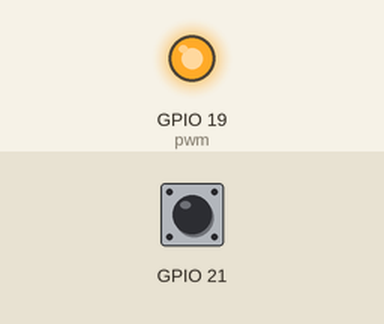
Recording of a program running on a simulated Raspberry Pi (BCM pin numbers). On the bench: output pins drawn as LEDs (lit = HIGH). The test bench sets the inputs (shaded band); at power-on: GPIO 21 HIGH.

Above: at 0.01 s.
At 1.5 s:
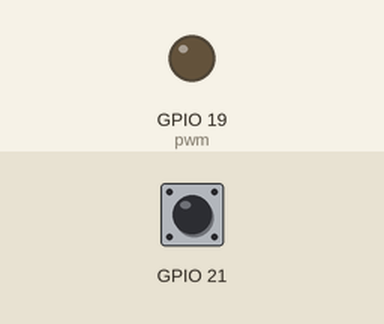
Timing chart, 0 to 3.0 s (numbered marks = the images above):
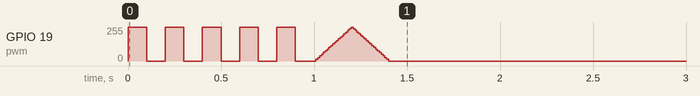

The program:

gpio_basic.py
```python
import RPi.GPIO as GPIO
import time

GPIO.setmode(GPIO.BCM)

GPIO.setup(19, GPIO.OUT)
GPIO.setup(21, GPIO.IN, pull_up_down = GPIO.PUD_UP) #pull up

#output High/Low
for i in range(5):
    GPIO.output(19, GPIO.HIGH)
    time.sleep(0.1)
    GPIO.output(19, GPIO.LOW)
    time.sleep(0.1)

#PWM
pwm = GPIO.PWM(19, 500)
pwm.start(0)

for i in range(20):
    GPIO.output(19, GPIO.HIGH)
    pwm.ChangeDutyCycle(i*5)
    time.sleep(0.01)

for i in range(20):
    pwm.ChangeDutyCycle(100-i*5)
    time.sleep(0.01)

pwm.stop()

#input
while 1:
    if GPIO.input(21)==0:
        GPIO.output(19, GPIO.HIGH)
        time.sleep(0.1)
        GPIO.output(19,GPIO.LOW)
```

Measured:
- by itself, GPIO 19 (pwm): 255/255 → 0/255 at 0.10 s, → 255/255 0.10 s later, → 0/255 0.10 s later, → 255/255 0.10 s later, … (49 changes in this stretch)
